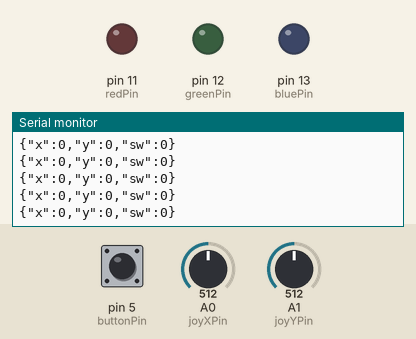
The sketch below on a simulated Arduino Uno, built for the host (arithmetic inside an expression is 32-bit, double 64-bit). On the bench: output pins drawn as LEDs (lit = HIGH), the last lines printed to the serial monitor. Inputs (shaded band) come from the test bench; at power-on: A0 (joyXPin) = 512, A1 (joyYPin) = 512, pin 5 (buttonPin) LOW.

Above: at 1.2 s.
1.3 s: A0 (joyXPin) set to 530
At 2.1 s:
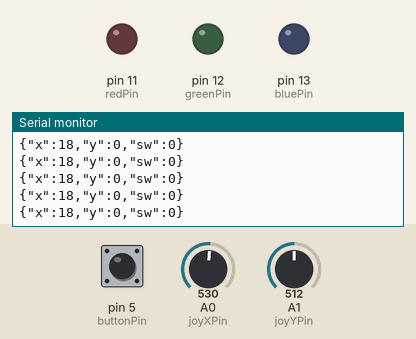
4.3 s: A1 (joyYPin) set to 539
At 5.3 s:
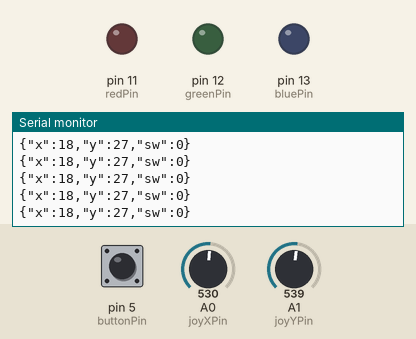
10.3 s: A1 (joyYPin) set to 605
At 11.1 s:
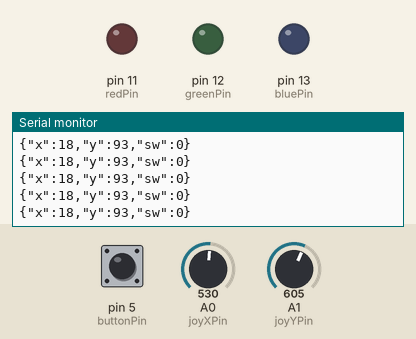
13.3 s: A1 (joyYPin) set to 619
At 13.9 s:
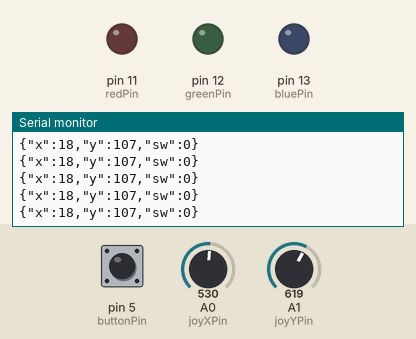
Timing chart, 0 to 15.4 s (numbered marks = the images above; inputs shaded):
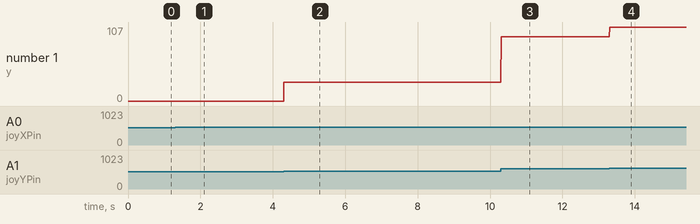

The sketch:

joystick.ino
```cpp
#include <Arduino_JSON.h>

const int joyXPin = A0;
const int joyYPin = A1;
const int switchPin = 3;
const int buttonPin = 5;
const int redPin = 11;
const int greenPin = 12;
const int bluePin = 13;
int buttonState = 0;
const int maxCalibrationFrames = 3;

float xValue, yValue;
int startX, startY;
float pXValue = -1, pYValue = -1;
float alpha = 0.2;
int calibrationFrames = 0;

JSONVar sensorData;
int health;

void setColor(int r, int g, int b) {
  analogWrite(redPin, r);
  analogWrite(greenPin, g);
  analogWrite(bluePin, b);
}

void setup() {
  // put your setup code here, to run once:
  Serial.begin(38400);

  pinMode(switchPin, INPUT);
  pinMode(buttonPin, INPUT);
  pinMode(redPin, OUTPUT);
  pinMode(greenPin, OUTPUT);
  pinMode(bluePin, OUTPUT);
  digitalWrite(switchPin, HIGH);
}

void loop() {
  if (Serial.available() > 0) {
    String jsonString = Serial.readStringUntil("\n");
    if (jsonString != '\n') {
      JSONVar serialInput = JSON.parse(jsonString);

      if (JSON.typeof(serialInput) == "undefined") {
        Serial.println("JSON parsing failed!");
      } else {
        health = (int) serialInput["health"];
      }
    }
  }

  if (health == 3) {
    setColor(0, 0, 255);
  } else if (health == 2) {
    setColor(0, 255, 0);
  } else if (health == 1) {
    setColor(255, 0, 0);
  } else {
    setColor(0, 0, 0);
  }

  xValue = analogRead(joyXPin);
  yValue = analogRead(joyYPin);
  buttonState = digitalRead(buttonPin);

  /*/
  if (pXValue == -1) {
    pXValue = xValue;
    pYValue = yValue;
  }

  xValue = pXValue + alpha*(xValue - pXValue);
  yValue = pYValue + alpha*(yValue - pYValue);
  /*/

  if (calibrationFrames < maxCalibrationFrames) {
    calibrationFrames++;
    startX = xValue;
    startY = yValue;
  }
  else {
    sensorData["x"] = (int) (xValue - startX);
    sensorData["y"] = (int) (yValue - startY);
    sensorData["sw"] = (int) buttonState;

    Serial.println(sensorData);
  }

  pXValue = xValue;
  pYValue = yValue;
}
```

Measured:
- after the input at 1.3 s, the serial monitor: prints a new line at once (image 1)
- after the input at 4.3 s, the serial monitor: prints a new line at once (image 2)
- after the input at 10.3 s, the serial monitor: prints a new line at once (image 3)
- after the input at 13.3 s, the serial monitor: prints a new line at once (image 4)
- plotted number 1: 0 → 27 after the input at 4.3 s, 27 → 93 after the input at 10.3 s, 93 → 107 after the input at 13.3 s
